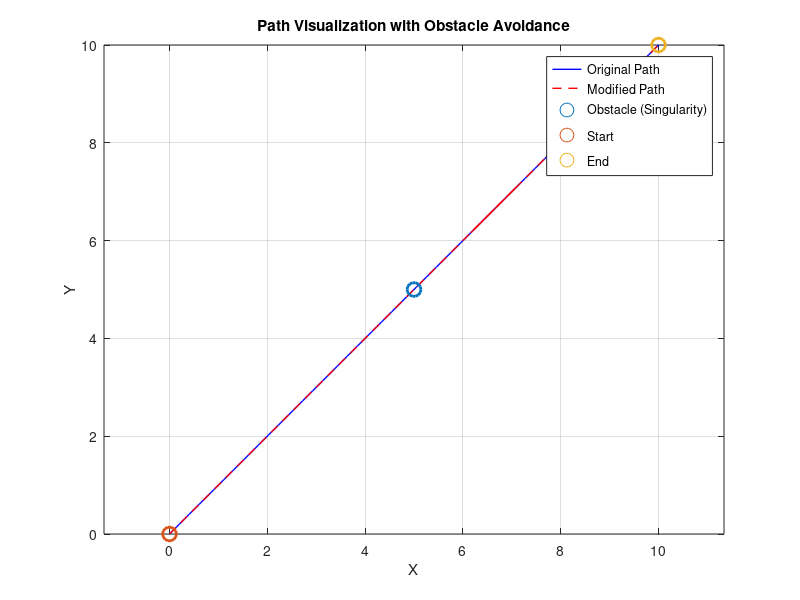

Here is the MATLAB script that generated this plot:
% Create a 2D example with start, end, and obstacle (singularity) positions
start_pos = [0, 0];
end_pos = [10, 10];
obstacle_pos = [5, 5];

% Generate a straight path from start to end
n_points = 100;
path = linspace(0, 1, n_points)' * (end_pos - start_pos) + start_pos;

% Find the points close to the obstacle (within the threshold distance)
threshold_distance = 1.5;
dist_to_obstacle = vecnorm(path - obstacle_pos, 2, 2);
close_points_idx = find(dist_to_obstacle < threshold_distance);

% Modify the path to avoid the obstacle
modified_path = path;
direction = (end_pos - start_pos) / norm(end_pos - start_pos);
modified_path(close_points_idx, :) = path(close_points_idx, :) + threshold_distance * direction;

% Plot the paths and obstacle
figure;
plot(path(:, 1), path(:, 2), 'b-', 'LineWidth', 1);
hold on;
plot(modified_path(:, 1), modified_path(:, 2), 'r--', 'LineWidth', 1);
scatter(obstacle_pos(1), obstacle_pos(2), 100, 'kx', 'LineWidth', 2);
scatter(start_pos(1), start_pos(2), 100, 'go', 'LineWidth', 2);
scatter(end_pos(1), end_pos(2), 100, 'ro', 'LineWidth', 2);
legend('Original Path', 'Modified Path', 'Obstacle (Singularity)', 'Start', 'End', 'Location', 'Best');
xlabel('X');
ylabel('Y');
title('Path Visualization with Obstacle Avoidance');
axis equal;
grid on;
